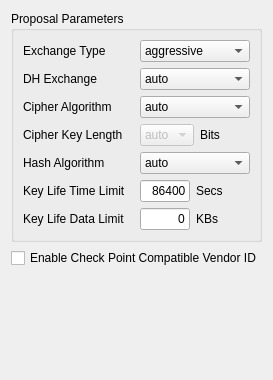
     <widget class="QWidget" name="tabPhase1" >
      <attribute name="title" >
       <string>Phase 1</string>
      </attribute>
      <layout class="QVBoxLayout" >
       <item>
        <widget class="QGroupBox" name="groupBoxP1Proposal" >
         <property name="title" >
          <string>Proposal Parameters</string>
         </property>
         <layout class="QVBoxLayout" >
          <item>
           <layout class="QHBoxLayout" >
            <item>
             <widget class="QLabel" name="textLabelP1Exchange" >
              <property name="sizePolicy" >
               <sizepolicy vsizetype="Preferred" hsizetype="Preferred" >
                <horstretch>0</horstretch>
                <verstretch>0</verstretch>
               </sizepolicy>
              </property>
              <property name="text" >
               <string>Exchange Type</string>
              </property>
              <property name="wordWrap" >
               <bool>false</bool>
              </property>
             </widget>
            </item>
            <item>
             <widget class="QComboBox" name="comboBoxP1Exchange" >
              <item>
               <property name="text" >
                <string>aggressive</string>
               </property>
              </item>
              <item>
               <property name="text" >
                <string>main</string>
               </property>
              </item>
             </widget>
            </item>
           </layout>
          </item>
          <item>
           <layout class="QHBoxLayout" >
            <item>
             <widget class="QLabel" name="textLabelP1DHGroup" >
              <property name="sizePolicy" >
               <sizepolicy vsizetype="Preferred" hsizetype="Preferred" >
                <horstretch>0</horstretch>
                <verstretch>0</verstretch>
               </sizepolicy>
              </property>
              <property name="text" >
               <string>DH Exchange</string>
              </property>
              <property name="wordWrap" >
               <bool>false</bool>
              </property>
             </widget>
            </item>
            <item>
             <widget class="QComboBox" name="comboBoxP1DHGroup" >
              <item>
               <property name="text" >
                <string>auto</string>
               </property>
              </item>
              <item>
               <property name="text" >
                <string>group 1</string>
               </property>
              </item>
              <item>
               <property name="text" >
                <string>group 2</string>
               </property>
              </item>
              <item>
               <property name="text" >
                <string>group 5</string>
               </property>
              </item>
              <item>
               <property name="text" >
                <string>group 14</string>
               </property>
              </item>
              <item>
               <property name="text" >
                <string>group 15</string>
               </property>
              </item>
             </widget>
            </item>
           </layout>
          </item>
          <item>
           <layout class="QHBoxLayout" >
            <item>
             <widget class="QLabel" name="textLabelP1Cipher" >
              <property name="sizePolicy" >
               <sizepolicy vsizetype="Preferred" hsizetype="Preferred" >
                <horstretch>0</horstretch>
                <verstretch>0</verstretch>
               </sizepolicy>
              </property>
              <property name="text" >
               <string>Cipher Algorithm</string>
              </property>
              <property name="wordWrap" >
               <bool>false</bool>
              </property>
             </widget>
            </item>
            <item>
             <widget class="QComboBox" name="comboBoxP1Cipher" >
              <item>
               <property name="text" >
                <string>auto</string>
               </property>
              </item>
              <item>
               <property name="text" >
                <string>aes</string>
               </property>
              </item>
              <item>
               <property name="text" >
                <string>blowfish</string>
               </property>
              </item>
              <item>
               <property name="text" >
                <string>3des</string>
               </property>
              </item>
              <item>
               <property name="text" >
                <string>des</string>
               </property>
              </item>
              <item>
               <property name="text" >
                <string>cast</string>
               </property>
              </item>
             </widget>
            </item>
           </layout>
          </item>
          <item>
           <layout class="QHBoxLayout" >
            <item>
             <widget class="QLabel" name="textLabelP1Keylen" >
              <property name="sizePolicy" >
               <sizepolicy vsizetype="Preferred" hsizetype="Preferred" >
                <horstretch>0</horstretch>
                <verstretch>0</verstretch>
               </sizepolicy>
              </property>
              <property name="text" >
               <string>Cipher Key Length</string>
              </property>
              <property name="wordWrap" >
               <bool>false</bool>
              </property>
             </widget>
            </item>
            <item>
             <layout class="QHBoxLayout" >
              <item>
               <widget class="QComboBox" name="comboBoxP1Keylen" >
                <property name="enabled" >
                 <bool>false</bool>
                </property>
                <item>
                 <property name="text" >
                  <string>auto</string>
                 </property>
                </item>
                <item>
                 <property name="text" >
                  <string>128</string>
                 </property>
                </item>
                <item>
                 <property name="text" >
                  <string>136</string>
                 </property>
                </item>
                <item>
                 <property name="text" >
                  <string>144</string>
                 </property>
                </item>
                <item>
                 <property name="text" >
                  <string>152</string>
                 </property>
                </item>
                <item>
                 <property name="text" >
                  <string>160</string>
                 </property>
                </item>
                <item>
                 <property name="text" >
                  <string>168</string>
                 </property>
                </item>
                <item>
                 <property name="text" >
                  <string>176</string>
                 </property>
                </item>
                <item>
                 <property name="text" >
                  <string>184</string>
                 </property>
                </item>
                <item>
                 <property name="text" >
                  <string>192</string>
                 </property>
                </item>
                <item>
                 <property name="text" >
                  <string>200</string>
                 </property>
                </item>
                <item>
                 <property name="text" >
                  <string>208</string>
                 </property>
                </item>
                <item>
                 <property name="text" >
                  <string>216</string>
                 </property>
                </item>
                <item>
                 <property name="text" >
                  <string>224</string>
                 </property>
                </item>
                <item>
                 <property name="text" >
                  <string>232</string>
                 </property>
                </item>
                <item>
                 <property name="text" >
                  <string>240</string>
                 </property>
                </item>
                <item>
                 <property name="text" >
                  <string>248</string>
                 </property>
                </item>
                <item>
                 <property name="text" >
                  <string>256</string>
                 </property>
                </item>
               </widget>
              </item>
              <item>
               <widget class="QLabel" name="textLabelP1KeyBits" >
                <property name="text" >
                 <string>Bits</string>
                </property>
                <property name="wordWrap" >
                 <bool>false</bool>
                </property>
               </widget>
              </item>
             </layout>
            </item>
           </layout>
          </item>
          <item>
           <layout class="QHBoxLayout" >
            <item>
             <widget class="QLabel" name="textLabelP1Hash" >
              <property name="sizePolicy" >
               <sizepolicy vsizetype="Preferred" hsizetype="Preferred" >
                <horstretch>0</horstretch>
                <verstretch>0</verstretch>
               </sizepolicy>
              </property>
              <property name="text" >
               <string>Hash Algorithm</string>
              </property>
              <property name="wordWrap" >
               <bool>false</bool>
              </property>
             </widget>
            </item>
            <item>
             <widget class="QComboBox" name="comboBoxP1Hash" >
              <item>
               <property name="text" >
                <string>auto</string>
               </property>
              </item>
              <item>
               <property name="text" >
                <string>sha1</string>
               </property>
              </item>
              <item>
               <property name="text" >
                <string>md5</string>
               </property>
              </item>
             </widget>
            </item>
           </layout>
          </item>
          <item>
           <layout class="QHBoxLayout" >
            <item>
             <widget class="QLabel" name="textLabelP1LifeTime" >
              <property name="sizePolicy" >
               <sizepolicy vsizetype="Preferred" hsizetype="Preferred" >
                <horstretch>0</horstretch>
                <verstretch>0</verstretch>
               </sizepolicy>
              </property>
              <property name="text" >
               <string>Key Life Time Limit</string>
              </property>
              <property name="wordWrap" >
               <bool>false</bool>
              </property>
             </widget>
            </item>
            <item>
             <layout class="QHBoxLayout" >
              <item>
               <widget class="QLineEdit" name="lineEditP1LifeTime" >
                <property name="sizePolicy" >
                 <sizepolicy vsizetype="Fixed" hsizetype="Minimum" >
                  <horstretch>0</horstretch>
                  <verstretch>0</verstretch>
                 </sizepolicy>
                </property>
                <property name="maximumSize" >
                 <size>
                  <width>50</width>
                  <height>16777215</height>
                 </size>
                </property>
                <property name="text" >
                 <string>86400</string>
                </property>
                <property name="alignment" >
                 <set>Qt::AlignRight</set>
                </property>
               </widget>
              </item>
              <item>
               <widget class="QLabel" name="textLabelLifeSecs" >
                <property name="sizePolicy" >
                 <sizepolicy vsizetype="Preferred" hsizetype="Preferred" >
                  <horstretch>0</horstretch>
                  <verstretch>0</verstretch>
                 </sizepolicy>
                </property>
                <property name="text" >
                 <string>Secs</string>
                </property>
                <property name="wordWrap" >
                 <bool>false</bool>
                </property>
               </widget>
              </item>
             </layout>
            </item>
           </layout>
          </item>
          <item>
           <layout class="QHBoxLayout" >
            <item>
             <widget class="QLabel" name="textLabelLifeData" >
              <property name="sizePolicy" >
               <sizepolicy vsizetype="Preferred" hsizetype="Preferred" >
                <horstretch>0</horstretch>
                <verstretch>0</verstretch>
               </sizepolicy>
              </property>
              <property name="text" >
               <string>Key Life Data Limit</string>
              </property>
              <property name="wordWrap" >
               <bool>false</bool>
              </property>
             </widget>
            </item>
            <item>
             <layout class="QHBoxLayout" >
              <item>
               <widget class="QLineEdit" name="lineEditP1LifeData" >
                <property name="sizePolicy" >
                 <sizepolicy vsizetype="Fixed" hsizetype="Minimum" >
                  <horstretch>0</horstretch>
                  <verstretch>0</verstretch>
                 </sizepolicy>
                </property>
                <property name="maximumSize" >
                 <size>
                  <width>50</width>
                  <height>16777215</height>
                 </size>
                </property>
                <property name="text" >
                 <string>0</string>
                </property>
                <property name="alignment" >
                 <set>Qt::AlignRight</set>
                </property>
               </widget>
              </item>
              <item>
               <widget class="QLabel" name="textLabelLifeKBs" >
                <property name="text" >
                 <string>KBs</string>
                </property>
                <property name="wordWrap" >
                 <bool>false</bool>
                </property>
               </widget>
              </item>
             </layout>
            </item>
           </layout>
          </item>
         </layout>
        </widget>
       </item>
       <item>
        <widget class="QCheckBox" name="checkBoxCheckpointID" >
         <property name="text" >
          <string>Enable Check Point Compatible Vendor ID</string>
         </property>
         <property name="checked" >
          <bool>false</bool>
         </property>
        </widget>
       </item>
       <item>
        <spacer>
         <property name="orientation" >
          <enum>Qt::Vertical</enum>
         </property>
         <property name="sizeHint" stdset="0" >
          <size>
           <width>21</width>
           <height>101</height>
          </size>
         </property>
        </spacer>
       </item>
      </layout>
     </widget>
